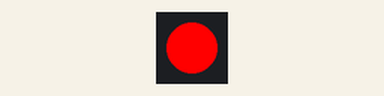
This sketch was run on a simulated Arduino Uno, built with avr-gcc and run on an emulated ATmega328P. Parts: 1 RGB LEDs in strip order, left to right.

Above: at 0.5 s.
At 4.5 s:
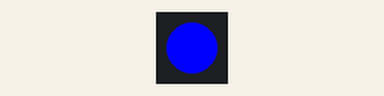
At 6.5 s:
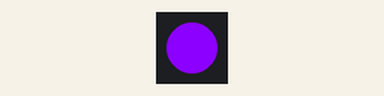
At 8.5 s:
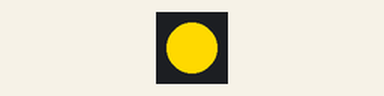
Timing chart, 0 to 9.1 s (numbered marks = the images above):
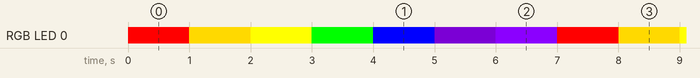

The sketch:

Assignment_8.ino
```cpp
// a minimal sketch to control one NeoPixel
// Make the NeoPixel cycle through the 7 colors of the rainbow repeatdely
// Shalini Chandrakumar
// Assignment 8
#include <Adafruit_NeoPixel.h>

int num_pixels = 1;
int pixel_pin = 8;
Adafruit_NeoPixel ring = Adafruit_NeoPixel(num_pixels, pixel_pin);

void setup()
{
  ring.begin();
}

void loop()
{
  ring.setPixelColor(0, ring.Color(255, 0, 0));   // The color red is first
  ring.show();
  delay(1000);  // wait one second before changing colors

  ring.setPixelColor(0, ring.Color(255, 217, 0));  // The color orange is second, after red
  ring.show();
  delay(1000);  // wait one second before changing colors

  ring.setPixelColor(0, ring.Color(255, 255, 0));   // The color yellow is third, after orange
  ring.show();
  delay(1000);  // wait one second before changing colors

  ring.setPixelColor(0, ring.Color(0, 255, 0));  // The color green is fourth, after yellow
  ring.show();
  delay(1000);  // wait one second before changing colors

  ring.setPixelColor(0, ring.Color(0, 0, 255));  // The color blue is fifth, after green
  ring.show();
  delay(1000);  // wait one second before changing colors

  ring.setPixelColor(0, ring.Color(75, 0, 130));  // The color indigo is sixth, after blue
  ring.show();
  delay(1000);  //wait one second before changing colors

  ring.setPixelColor(0, ring.Color(139, 0, 255));  // The color violet is last, after indigo
  ring.show();
  delay(1000);  // wait one second before starting from the beginning
}
```

Measured:
- by itself, RGB LED 0: repeats every 7.0 s: RGB(255, 217, 0) 1.0 s, RGB(255, 255, 0) 1.0 s, RGB(0, 255, 0) 1.0 s, RGB(0, 0, 255) 1.0 s, RGB(75, 0, 130) 1.0 s, RGB(139, 0, 255) 1.0 s, RGB(255, 0, 0) 1.0 s
- by itself, everything shown: repeats every 7.0 s, in 7 steps
